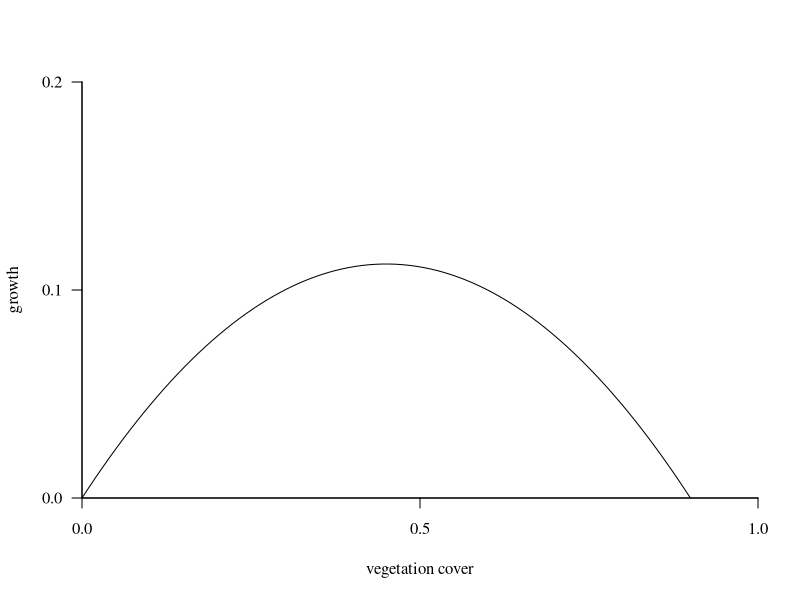
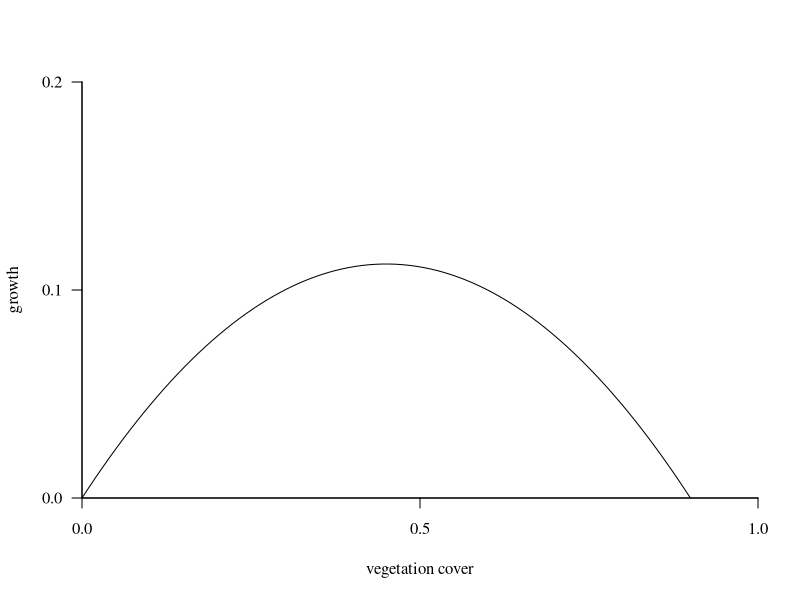
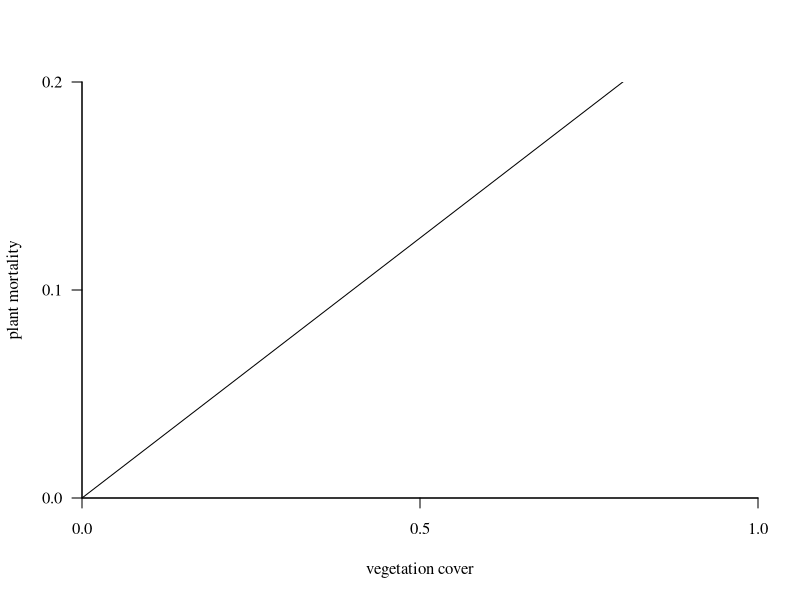
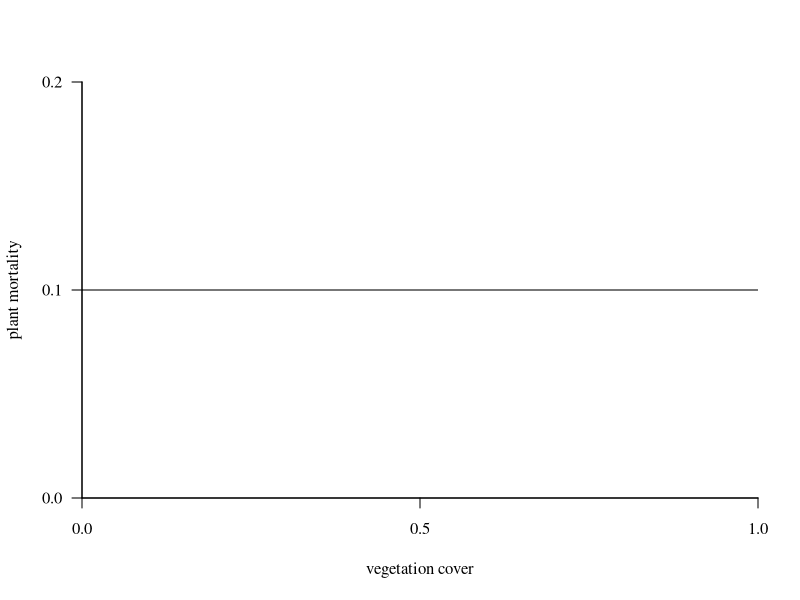
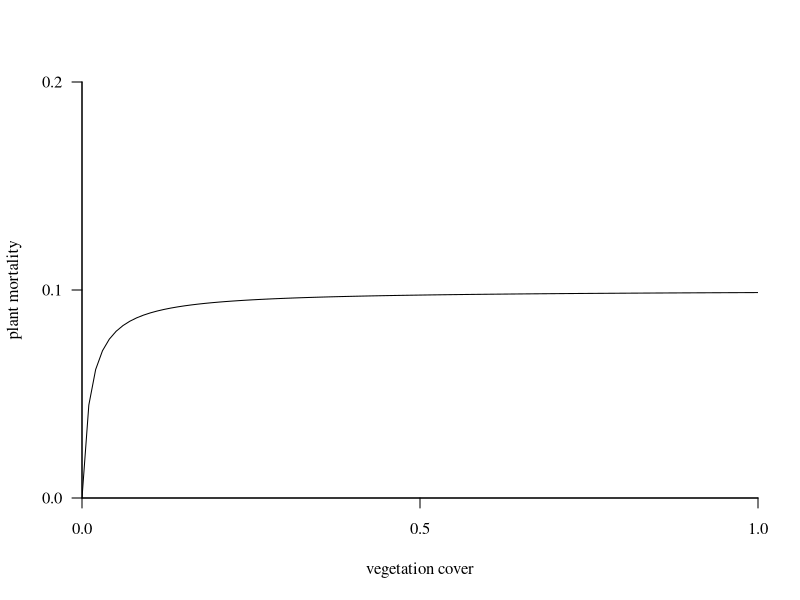
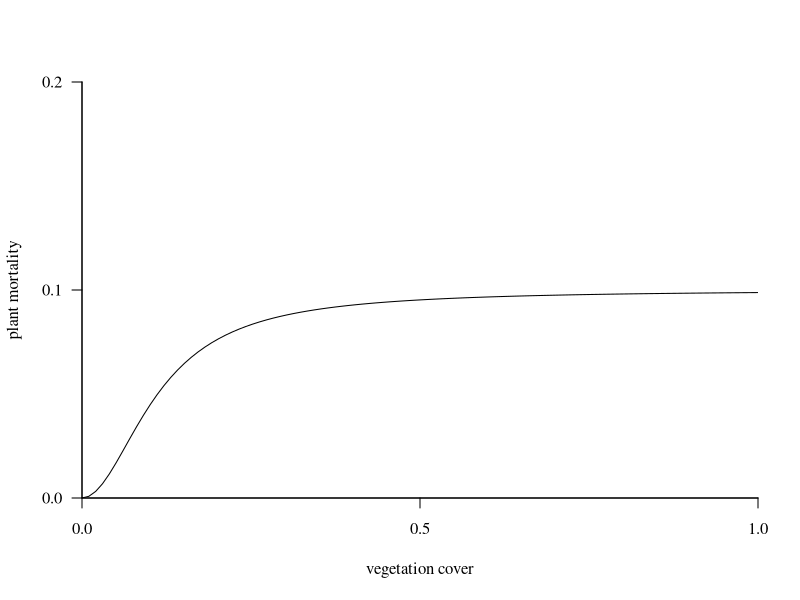
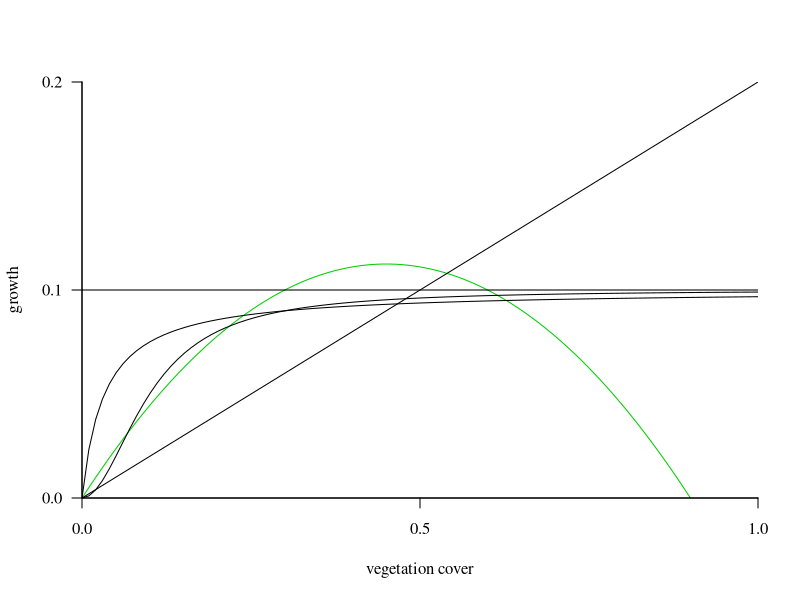
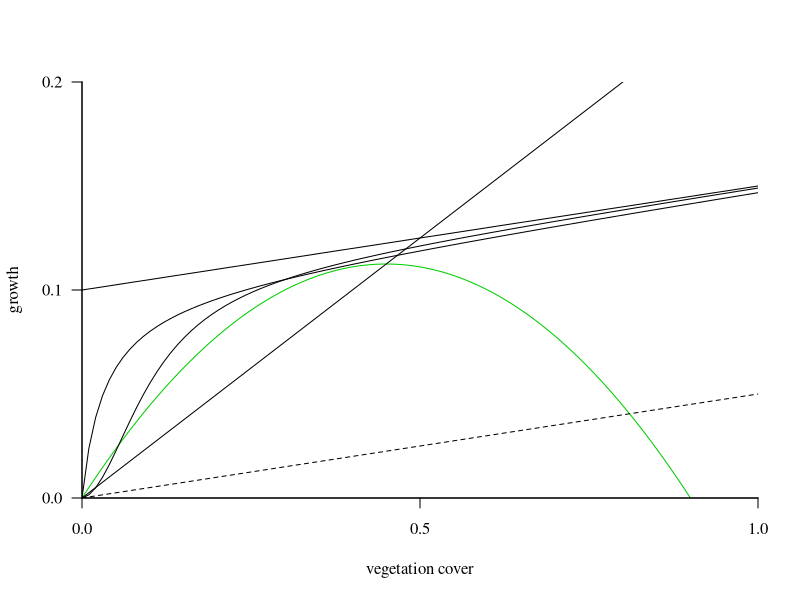

Source code (R) for these figures, in order:
## ---- chunk 1
# Default plotting function

defplot <- function(...) plot(..., 
            type = "l", 
            bty = "l", cex = 0.7, las = 1, 
            family = "Times",
            xlim = c(0,1), ylim = c(0,0.2), 
            xaxs = "i", yaxs = "i", 
            xaxp = c(0,1,2), yaxp = c(0,0.2,2), 
            xlab = "vegetation cover") 

rho <- seq(0,1,length = 100)

## ---- chunk 2
G <- function(P, r = 0.5, K = 0.9) r*P*(1-P/K)

defplot(rho, G(rho), ylab = "growth")

## ---- chunk 3
G <- function(P, r = 0.5, K = 0.9) r*P*(1-P/K)

defplot(rho, G(rho), ylab = "growth")

## ---- chunk 4
C <- function(V, m = 0.25) (m*V)

defplot(rho, C(rho), ylab = "plant mortality")

## ---- chunk 5
C <- function(V, m = 0.1) m + V*0

defplot(rho, C(rho), ylab = "plant mortality")

## ---- chunk 6
C <- function(V, a = 8, h = 10) (a*V)/(1+a*h*V)

defplot(rho, C(rho), ylab = "plant mortality")

## ---- chunk 7
C <- function(V, a = 8, h = 10, q = 1) (a*V^(1+q))/(1+a*h*(V^(1+q)) ) 

defplot(rho, C(rho), ylab = "plant mortality")

## ---- chunk 8

defplot(rho, G(rho), ylab = "growth", col = "green3")
lines(rho, C(rho, a = 10, q = 1))
lines(rho, rep(0.1, length(rho)))
lines(rho, C(rho, a = 3, q = 0))
lines(rho, C(rho, a = .2, h = 0.00001, q = 0))

## ---- chunk 9

defplot(rho, G(rho), ylab = "growth", col = "green3")
m <- rho*0.05
lines(rho, m, lty = 2)
lines(rho, m+C(rho, a = 10, q = 1))
lines(rho, m+rep(0.1, length(rho)))
lines(rho, m+C(rho, a = 3, q = 0))
lines(rho, m+C(rho, a = .2, h = 0.00001, q = 0))

